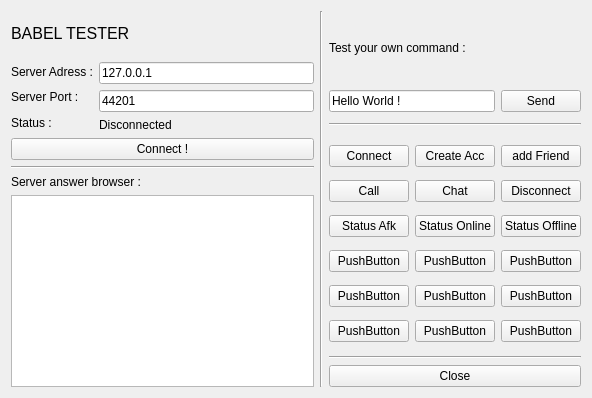
<?xml version="1.0" encoding="UTF-8"?>
<ui version="4.0">
 <class>ServerTester</class>
 <widget class="QMainWindow" name="ServerTester">
  <property name="geometry">
   <rect>
    <x>0</x>
    <y>0</y>
    <width>592</width>
    <height>398</height>
   </rect>
  </property>
  <property name="windowTitle">
   <string>ServerTester</string>
  </property>
  <widget class="QWidget" name="centralWidget">
   <layout class="QGridLayout" name="gridLayout_4">
    <item row="4" column="3" rowspan="3">
     <layout class="QGridLayout" name="gridLayout">
      <item row="2" column="0">
       <widget class="QPushButton" name="pushButton_3">
        <property name="cursor">
         <cursorShape>PointingHandCursor</cursorShape>
        </property>
        <property name="text">
         <string>Status Afk</string>
        </property>
       </widget>
      </item>
      <item row="1" column="2">
       <widget class="QPushButton" name="pushButton_12">
        <property name="cursor">
         <cursorShape>PointingHandCursor</cursorShape>
        </property>
        <property name="text">
         <string>Disconnect</string>
        </property>
       </widget>
      </item>
      <item row="1" column="1">
       <widget class="QPushButton" name="pushButton_7">
        <property name="cursor">
         <cursorShape>PointingHandCursor</cursorShape>
        </property>
        <property name="text">
         <string>Chat</string>
        </property>
       </widget>
      </item>
      <item row="1" column="0">
       <widget class="QPushButton" name="pushButton_2">
        <property name="cursor">
         <cursorShape>PointingHandCursor</cursorShape>
        </property>
        <property name="text">
         <string>Call</string>
        </property>
       </widget>
      </item>
      <item row="0" column="2">
       <widget class="QPushButton" name="pushButton_11">
        <property name="cursor">
         <cursorShape>PointingHandCursor</cursorShape>
        </property>
        <property name="text">
         <string>add Friend</string>
        </property>
       </widget>
      </item>
      <item row="0" column="1">
       <widget class="QPushButton" name="pushButton_6">
        <property name="cursor">
         <cursorShape>PointingHandCursor</cursorShape>
        </property>
        <property name="text">
         <string>Create Acc</string>
        </property>
       </widget>
      </item>
      <item row="2" column="1">
       <widget class="QPushButton" name="pushButton_8">
        <property name="cursor">
         <cursorShape>PointingHandCursor</cursorShape>
        </property>
        <property name="text">
         <string>Status Online</string>
        </property>
       </widget>
      </item>
      <item row="3" column="0">
       <widget class="QPushButton" name="pushButton_4">
        <property name="cursor">
         <cursorShape>PointingHandCursor</cursorShape>
        </property>
        <property name="text">
         <string>PushButton</string>
        </property>
       </widget>
      </item>
      <item row="3" column="1">
       <widget class="QPushButton" name="pushButton_9">
        <property name="cursor">
         <cursorShape>PointingHandCursor</cursorShape>
        </property>
        <property name="text">
         <string>PushButton</string>
        </property>
       </widget>
      </item>
      <item row="5" column="1">
       <widget class="QPushButton" name="pushButton_17">
        <property name="cursor">
         <cursorShape>PointingHandCursor</cursorShape>
        </property>
        <property name="text">
         <string>PushButton</string>
        </property>
       </widget>
      </item>
      <item row="3" column="2">
       <widget class="QPushButton" name="pushButton_14">
        <property name="cursor">
         <cursorShape>PointingHandCursor</cursorShape>
        </property>
        <property name="text">
         <string>PushButton</string>
        </property>
       </widget>
      </item>
      <item row="5" column="2">
       <widget class="QPushButton" name="pushButton_18">
        <property name="cursor">
         <cursorShape>PointingHandCursor</cursorShape>
        </property>
        <property name="text">
         <string>PushButton</string>
        </property>
       </widget>
      </item>
      <item row="5" column="0">
       <widget class="QPushButton" name="pushButton_16">
        <property name="cursor">
         <cursorShape>PointingHandCursor</cursorShape>
        </property>
        <property name="text">
         <string>PushButton</string>
        </property>
       </widget>
      </item>
      <item row="4" column="0">
       <widget class="QPushButton" name="pushButton_5">
        <property name="cursor">
         <cursorShape>PointingHandCursor</cursorShape>
        </property>
        <property name="text">
         <string>PushButton</string>
        </property>
       </widget>
      </item>
      <item row="4" column="1">
       <widget class="QPushButton" name="pushButton_10">
        <property name="cursor">
         <cursorShape>PointingHandCursor</cursorShape>
        </property>
        <property name="text">
         <string>PushButton</string>
        </property>
       </widget>
      </item>
      <item row="4" column="2">
       <widget class="QPushButton" name="pushButton_15">
        <property name="cursor">
         <cursorShape>PointingHandCursor</cursorShape>
        </property>
        <property name="text">
         <string>PushButton</string>
        </property>
       </widget>
      </item>
      <item row="2" column="2">
       <widget class="QPushButton" name="pushButton_13">
        <property name="cursor">
         <cursorShape>PointingHandCursor</cursorShape>
        </property>
        <property name="text">
         <string>Status Offline</string>
        </property>
       </widget>
      </item>
      <item row="0" column="0">
       <widget class="QPushButton" name="pushButton">
        <property name="cursor">
         <cursorShape>PointingHandCursor</cursorShape>
        </property>
        <property name="text">
         <string>Connect</string>
        </property>
       </widget>
      </item>
     </layout>
    </item>
    <item row="0" column="0" colspan="2">
     <layout class="QVBoxLayout" name="verticalLayout">
      <item>
       <widget class="QLabel" name="labelTitre">
        <property name="font">
         <font>
          <pointsize>12</pointsize>
         </font>
        </property>
        <property name="text">
         <string>BABEL TESTER</string>
        </property>
       </widget>
      </item>
     </layout>
    </item>
    <item row="6" column="0" rowspan="3" colspan="2">
     <layout class="QVBoxLayout" name="verticalLayout_3">
      <item>
       <widget class="QLabel" name="labelServerBrowser">
        <property name="text">
         <string>Server answer browser :</string>
        </property>
       </widget>
      </item>
      <item>
       <widget class="QTextBrowser" name="ServerBrowser"/>
      </item>
     </layout>
    </item>
    <item row="1" column="0" rowspan="3">
     <layout class="QVBoxLayout" name="verticalLayout_2">
      <item>
       <widget class="QLabel" name="labelAdress">
        <property name="text">
         <string>Server Adress :</string>
        </property>
       </widget>
      </item>
      <item>
       <widget class="QLabel" name="labelPort">
        <property name="text">
         <string>Server Port :</string>
        </property>
       </widget>
      </item>
      <item>
       <widget class="QLabel" name="labelStatus">
        <property name="text">
         <string>Status :</string>
        </property>
       </widget>
      </item>
     </layout>
    </item>
    <item row="0" column="3" rowspan="3">
     <layout class="QGridLayout" name="gridLayout_2">
      <item row="0" column="0">
       <widget class="QLabel" name="labelEditCmd">
        <property name="text">
         <string>Test your own command :</string>
        </property>
       </widget>
      </item>
      <item row="1" column="1">
       <widget class="QPushButton" name="ButtonSend">
        <property name="cursor">
         <cursorShape>PointingHandCursor</cursorShape>
        </property>
        <property name="text">
         <string>Send</string>
        </property>
       </widget>
      </item>
      <item row="1" column="0">
       <widget class="QLineEdit" name="lineEditCmd">
        <property name="text">
         <string>Hello World !</string>
        </property>
       </widget>
      </item>
     </layout>
    </item>
    <item row="8" column="3">
     <widget class="QPushButton" name="ButtonQuit">
      <property name="cursor">
       <cursorShape>PointingHandCursor</cursorShape>
      </property>
      <property name="text">
       <string>Close</string>
      </property>
     </widget>
    </item>
    <item row="5" column="0" colspan="2">
     <widget class="Line" name="line_5">
      <property name="orientation">
       <enum>Qt::Horizontal</enum>
      </property>
     </widget>
    </item>
    <item row="3" column="1">
     <widget class="QLabel" name="connectStatus">
      <property name="text">
       <string>Disconnected</string>
      </property>
     </widget>
    </item>
    <item row="1" column="1">
     <widget class="QLineEdit" name="lineAdress">
      <property name="text">
       <string>127.0.0.1</string>
      </property>
     </widget>
    </item>
    <item row="2" column="1">
     <widget class="QLineEdit" name="linePort">
      <property name="text">
       <string>44201</string>
      </property>
     </widget>
    </item>
    <item row="4" column="0" colspan="2">
     <widget class="QPushButton" name="ButtonConnect">
      <property name="cursor">
       <cursorShape>PointingHandCursor</cursorShape>
      </property>
      <property name="text">
       <string>Connect !</string>
      </property>
     </widget>
    </item>
    <item row="3" column="3">
     <widget class="Line" name="line_2">
      <property name="orientation">
       <enum>Qt::Horizontal</enum>
      </property>
     </widget>
    </item>
    <item row="0" column="2" rowspan="9">
     <widget class="Line" name="line_4">
      <property name="orientation">
       <enum>Qt::Vertical</enum>
      </property>
     </widget>
    </item>
    <item row="7" column="3">
     <widget class="Line" name="line_3">
      <property name="orientation">
       <enum>Qt::Horizontal</enum>
      </property>
     </widget>
    </item>
   </layout>
  </widget>
 </widget>
 <layoutdefault spacing="6" margin="11"/>
 <resources/>
 <connections>
  <connection>
   <sender>lineAdress</sender>
   <signal>returnPressed()</signal>
   <receiver>ButtonConnect</receiver>
   <slot>click()</slot>
   <hints>
    <hint type="sourcelabel">
     <x>173</x>
     <y>79</y>
    </hint>
    <hint type="destinationlabel">
     <x>100</x>
     <y>183</y>
    </hint>
   </hints>
  </connection>
  <connection>
   <sender>linePort</sender>
   <signal>returnPressed()</signal>
   <receiver>ButtonConnect</receiver>
   <slot>click()</slot>
   <hints>
    <hint type="sourcelabel">
     <x>148</x>
     <y>128</y>
    </hint>
    <hint type="destinationlabel">
     <x>97</x>
     <y>196</y>
    </hint>
   </hints>
  </connection>
  <connection>
   <sender>lineEditCmd</sender>
   <signal>returnPressed()</signal>
   <receiver>ButtonSend</receiver>
   <slot>click()</slot>
   <hints>
    <hint type="sourcelabel">
     <x>586</x>
     <y>109</y>
    </hint>
    <hint type="destinationlabel">
     <x>598</x>
     <y>114</y>
    </hint>
   </hints>
  </connection>
 </connections>
</ui>
